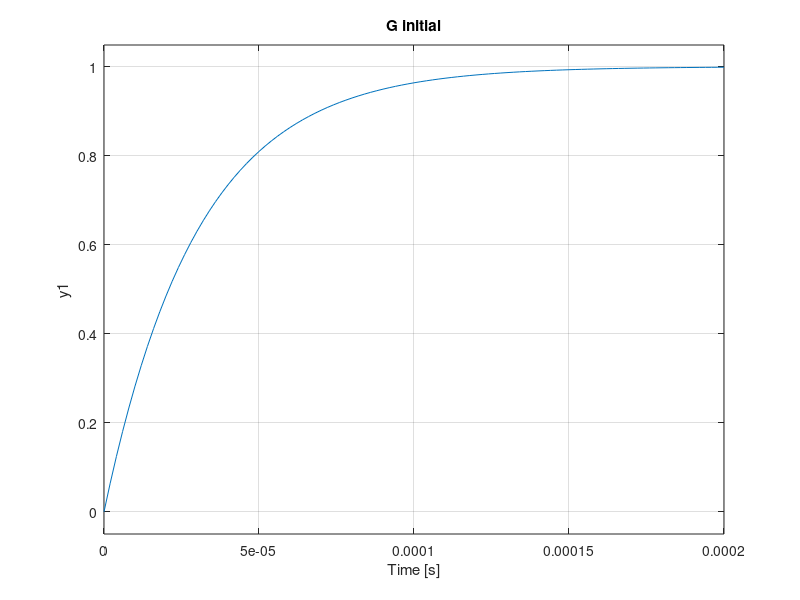

This figure's MATLAB source: (Note: this script raises an error after producing the figure.)
%% regulator PIDD^2alpha cu cod de la un indian
%https://www.youtube.com/watch?v=qlZxsP-JQsQ
% se foloseste ITAE

%ant colony:   https://www.youtube.com/watch?v=LKCyZ1bRiyM

addpath('D:\MATLAB\Licenta_fractionar\Twin-Rotor-System\Twin rotor\proiect\functii\');
addpath('D:\MATLAB\Licenta_fractionar\Twin-Rotor-System\Twin rotor\proiect\');


clc;clear all; close all;


%G=tf(8072.8,[1 1.287]);%H11
G= tf(33157,[1 3.527]);%H22

criteriu='itae';
%criteriu_combinat=[0.5,0.5,0.5,0.5,0.5];
criteriu_combinat=0;

Gf_initial=feedback(G,1);
step(Gf_initial);title('G initial');

%[Kp, M, N, Ti, Td, Ta, alpha] = deal(1.02, 0.32, 4.84, 1.92, 0.31, 4.79, 0.78);


% f1=fotf(Ti,1,1,0);
% fd2=fotf([1 Td/N],[0,1],Td,1);
% fdd2a=fotf([1 2*Td/N (Td/M)^2],[0,1,2],Ta,2*alpha);
% 
% Gfoffo=Kp*(1+f1+fd2+fdd2a)
%%







%[Kp,M,N,Ti,Td,Ta,alpha]

%PSO

c=2;w=0.7;particles=100;iteration=70;Var=6;frac_var=1;

K_min=0.1;% lower bound
K_max=100; %upper bound %pentru Kp, M, N
frac_min=0.1;
frac_max=1.9; % pentru alpha
T_min=0.01;
T_max=50; %pentru Ti,Td,Ta
%Optimization
c_cf=0;

%Initialization
ITAE=zeros(1,particles);
ITAEp=ITAE;
best_cf_ac=zeros(1,iteration);
v=zeros(particles,Var+frac_var+1);
x=v;
xp=x;
tic;

for m=1:particles

    % Inițializare viteze
    v(m, 1:Var+frac_var) = 0;

    % Inițializare poziții
    x(m, 1:Var-3) = K_min + rand(1, 3) .* (K_max - K_min);
    x(m, Var-2:Var) = T_min + rand(1,3) .* (T_max - T_min);
    x(m, Var+1) = frac_min + rand(1, frac_var) .* (frac_max - frac_min);

    % Salvează pozițiile inițiale
    xp(m, :) = x(m, :);

    % Model Parametres
    [Kp,M,N,Ti,Td,Ta,alpha] = deal(x(m, 1), x(m, 2), x(m, 3), x(m, 4),x(m, 5), x(m, 6), x(m, 7));

   
    %Simulation Model
    f1=fotf(Ti,1,1,0);
    fd2=fotf([1 Td/N],[0,1],Td,1);
    fdd2a=fotf([1 2*Td/N (Td/M)^2],[0,1,2],Ta,2*alpha);

    Gc=Kp*(1+f1+fd2+fdd2a);
    %ITAE
    ITAE(m)=costFunction(Gc,G,criteriu,criteriu_combinat);
end

%Find the best value
[Best_Performance,location]=min(ITAE);
fg=Best_Performance;

xg=x(location,:);

%Gc_fotf=fotf(1,0,[kp, ki, kd], [0, -lambda, mu]);
%Gc = minreal(oustapp(Gc_fotf, 1e-3, 10, 7));
%Gcf_intermediar=feedback(Gc*G,1);
%figure;step(Gcf_intermediar);title('G intermediar')


%Update

for i=1:iteration      %Nr of Repetition
    for m=1:particles  %Nr of particles

        for n=1:1:(Var + frac_var)  %Nr of variables (kp,ki,kd)
            v(m,n)=(w*v(m,n))+(c*rand*(xp(m,n)-x(m,n)))+(c*rand*(xg(n)-x(m,n)));  %update velocity
            x(m,n)=x(m,n)+v(m,n);
        end

        % for n=Var+1:Var+frac_var %Nr of powers (lambda,mu)
        %     v(m,n)=(w*v(m,n))+(c*rand*(xp(m,n)-x(m,n)))+(c*rand*(xg(n)-x(m,n)));  %update velocity
        %     x(m,n)=x(m,n)+v(m,n);
        % end

        %Check bound
        % Verificare limite pentru K (reglatori PID)
        x(m, 1:Var-3) = max(K_min, min(K_max, x(m, 1:Var-3)));

        % Verificare limite pentru frac_var (exponenți fracționari)
         x(m, Var-2:Var) = T_min + rand(1, 3) .* (T_max - T_min);

        x(m, Var+1)  = max(frac_min, min(frac_max, x(m, Var+1)));


        % Model Parametres
       [Kp,M,N,Ti,Td,Ta,alpha] = deal(x(m, 1), x(m, 2), x(m, 3), x(m, 4),x(m, 5), x(m, 6), x(m, 7));

   

        %Simulation Model
        f1=fotf(Ti,1,1,0);
        fd2=fotf([1 Td/N],[0,1],Td,1);
        fdd2a=fotf([1 2*Td/N (Td/M)^2],[0,1,2],Ta,2*alpha);

        Gc=Kp*(1+f1+fd2+fdd2a);
        ITAEp(m) = costFunction(Gc, G, criteriu, criteriu_combinat);

        % Compare Local
        if ITAEp(m) < ITAE(m)
            ITAE(m) = ITAEp(m);
            xp(m, :) = x(m, :);
        end

    end
    [B_fg,location]=min(ITAE);

    %Compare Global
    if B_fg<fg
        fg=B_fg;             %Nou global
        xg(:)=xp(location,:); %pos var 1
    end
    c_cf=c_cf+1;
    best_cf_ac(c_cf)=fg;
end

runtime=toc
Min_ITAE=fg
%%
% Model Parametres
[Kp,M,N,Ti,Td,Ta,alpha] = deal(x(m, 1), x(m, 2), x(m, 3), x(m, 4),x(m, 5), x(m, 6), x(m, 7))


%%
%Simulation Model
f1=fotf(Ti,1,1,0);
fd2=fotf([1 Td/N],[0,1],Td,1);
fdd2a=fotf([1 2*Td/N (Td/M)^2],[0,1,2],Ta,2*alpha);

Gc_fotf=Kp*(1+f1+fd2+fdd2a)
%%
Gc = minreal(oustapp(Gc_fotf, 1e-3, 10, 7));
Gcf_global=minreal(feedback(Gc*G,1));
figure;step(Gcf_global);
hold on
step(Gf_initial)
hold off
%%
figure;
bode(G);hold on
bode(Gc*G);

%%
%pt H22    init=24;
%pt H11    init=3;
init=3;
t_cf=init:c_cf;
figure
plot(t_cf,best_cf_ac(init:end),'r--','LineWidth',2);xlabel('iteration');ylabel(['Cost (' criteriu ')']);
legend([criteriu ' for PSO-PID']);
title('Error with each iteration');

RegPIDD_H22_ITAE = struct('regulator', [], 'runtime', [],'iteration',[],'best',[]);
RegPIDD_H22_ITAE.regulator=Gc_fotf;
RegPIDD_H22_ITAE.runtime=runtime;
RegPIDD_H22_ITAE.iteration=iteration;
RegPIDD_H22_ITAE.best=best_cf_ac;

%%
